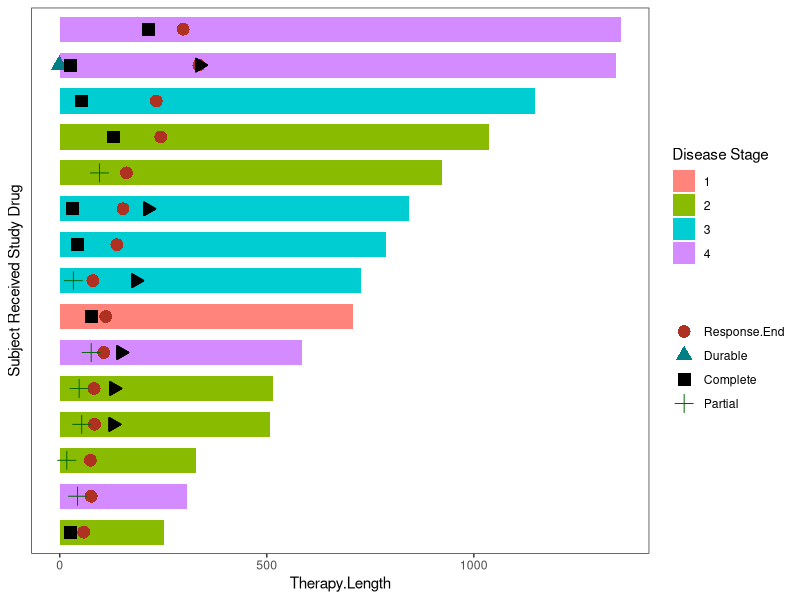

R code for this plot:
if("ggplot2" %in% rownames(installed.packages()) == FALSE) 
{install.packages("ggplot2", repos="http://cran.rstudio.com/")}
if("reshape2" %in% rownames(installed.packages()) == FALSE) 
{install.packages("reshape2", repos="http://cran.rstudio.com/")}
if("dplyr" %in% rownames(installed.packages()) == FALSE) 
{install.packages("dplyr", repos="http://cran.rstudio.com/")}
library(ggplot2)
library(reshape2)
library(dplyr)

# TODO: Write a function in R to make a swimmers plot of how long patients were on a particular therapy?  
# TODO: Write a function in R to plot Kaplan-Meier survival curves.

#' Title calculateDates
#'    Calculates the difference in time between two dates when given pairs of start and end dates.
#'    Specifying a date of "Current" will replace the entry with the time at code compilation.
#' @param date_list a list of string vectors that represent dates. Must be an even number of columns.
#' @param date_format a matrix/list of integers representing days elapsed between each pair of columns in date_list.
#'
#' @return matrix/list of integers representing days elapsed between each pair of columns in date_list.
#'
#' @examples calculateDates(list("12/14/96","12/14/97")) 
calculateDates <- function(date_list, date_format = "%m/%d/%y") 
{
  # note: supply date_list in format of start, end, start end, etc.
  stopifnot(!(length(date_list) %% 2), length(date_list) > 1) # an even list, greater than 1
  tryCatch(matrix(unlist(date_list),ncol=length(date_list)), 
           warning = function(w){stop("List cannot be jagged - all columns must be same length.")}) 
  date_list <- lapply(date_list, function(x) 
    gsub("current|Current", format(as.Date(substring(Sys.time(),1,10)),date_format),x))
  start_dates <- date_list[which(as.logical((1:length(date_list)) %% 2))] # grab odd indices of date_list
  end_dates <- date_list[which(!as.logical((1:length(date_list)) %% 2))] # grab evens indices of date_list
  start_dates <- sapply(start_dates, function(x) as.Date(x,date_format)) # format dates
  end_dates <- sapply(end_dates, function(x) as.Date(x,date_format))
  result <- end_dates - start_dates
  unname(result)
  return(result)
} 

# generate data
set.seed(1996)
numParticipants <- 15
randDates <- format(sample(seq(as.Date('1/1/10',"%m/%d/%y"), # range of data
                               as.Date('1/1/12',"%m/%d/%y"), by="day"), numParticipants),"%m/%d/%y") 
randTreatmentLength <- sample(60:365,numParticipants, replace=TRUE)
randResponseLength <- sapply(randTreatmentLength, function(x) sample(20:(x-20),1)) #guaranteed to be shorter
randResponseStartOffset <- sapply(randTreatmentLength - randResponseLength, function(x) sample(15:x, 1))

df <- data.frame(
  Patient.ID = 1:numParticipants,
  Disease.Stage = sample(1:4, numParticipants, replace = TRUE),
  Response.Type = sample(c("Complete", "Partial"), numParticipants, replace = TRUE),
  Therapy.Start = randDates,
  Therapy.End = unlist(format(as.Date(randDates,"%m/%d/%y") + randTreatmentLength,"%m/%d/%y")),
  Response.Start = unlist(format(as.Date(randDates,"%m/%d/%y") + randResponseStartOffset,"%m/%d/%y")),
  Response.End = format(as.Date(randDates,"%m/%d/%y") 
                        + randResponseStartOffset
                        + randResponseLength,format="%m/%d/%y"),
  stringsAsFactors = FALSE)

dat <- df %>% select(Patient.ID, Disease.Stage, Response.Type)
dat <- dat %>% mutate(
  Response.Start = drop(calculateDates(list(df$Therapy.Start,df$Response.Start))),
  Response.End = drop(calculateDates(list(df$Therapy.Start,df$Response.End))),
  Therapy.Length = drop(calculateDates(list(df$Therapy.Start,df$Therapy.End))),
  Durable = sapply(drop(calculateDates(list(df$Response.Start,df$Response.End)) > 183), 
                   function(x) if(x) return(-1) else return(NA)), # 6 months = 183 days
  Continued = sample(c(1,NA),numParticipants, replace = TRUE)
)
# Order Patient.IDs by Therapy.Length
dat$Patient.ID <- factor(dat$Patient.ID, levels=dat$Patient.ID[order(dat$Therapy.Length)])

dat <- dcast(dat, Patient.ID + Disease.Stage + Response.Start + Response.End + Durable
               + Therapy.Length + Continued ~ Response.Type, value.var = "Response.Start")
dat <- melt(dat, id=names(dat)[!(names(dat) %in% c("Complete","Partial", "Response.End", "Durable"))])

ggplot(dat, 
       aes(Patient.ID, Therapy.Length)) +
  geom_bar(stat="identity", aes(fill=factor(Disease.Stage)), width=0.7) +
  geom_point(data=dat,  aes(Patient.ID, value, colour=variable, shape=variable), size=4) +
  geom_segment(data=dat %>% filter(Continued == 1),
               aes(x=Patient.ID, xend=Patient.ID, y=Therapy.Length + 0.1, yend=Therapy.Length + 20),
               arrow=arrow(type="closed", length=unit(0.13,"in"))) +
  coord_flip() +
  scale_fill_manual(values=hcl(seq(15,375,length.out=5)[1:4],100,70)) +
  scale_colour_manual(values=c(hcl(seq(15,375,length.out=3)[1:2],100,40),c("black","darkgreen"))) +
  # scale_y_continuous(limits=c(-1,max(dat$Therapy.Length)), breaks=seq(0,max(dat$Therapy.Length),30)) +
  labs(fill="Disease Stage", colour="", shape="", x="Subject Received Study Drug") + theme_bw() +
  theme(panel.grid.minor=element_blank(),panel.grid.major=element_blank(),
        axis.text.y=element_blank(),axis.ticks.y=element_blank())

# Correctly formatted graph.
# ggplot(dat, aes(Patient.ID, Therapy.Length)) +  geom_bar(stat="identity", aes(fill=factor(Disease.Stage)), width=0.7) + coord_flip() +theme_bw() +
# theme(panel.grid.minor=element_blank(),panel.grid.major=element_blank(),
#       axis.text.y=element_blank(),axis.ticks.y=element_blank())
